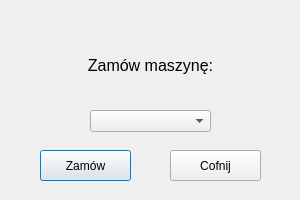
<?xml version="1.0" encoding="UTF-8"?>
<ui version="4.0">
 <class>zamow_m</class>
 <widget class="QDialog" name="zamow_m">
  <property name="geometry">
   <rect>
    <x>0</x>
    <y>0</y>
    <width>300</width>
    <height>200</height>
   </rect>
  </property>
  <property name="windowTitle">
   <string>Dialog</string>
  </property>
  <widget class="QPushButton" name="zamow">
   <property name="geometry">
    <rect>
     <x>40</x>
     <y>150</y>
     <width>91</width>
     <height>31</height>
    </rect>
   </property>
   <property name="text">
    <string>Zamów</string>
   </property>
  </widget>
  <widget class="QPushButton" name="cofnij">
   <property name="geometry">
    <rect>
     <x>170</x>
     <y>150</y>
     <width>91</width>
     <height>31</height>
    </rect>
   </property>
   <property name="text">
    <string>Cofnij</string>
   </property>
  </widget>
  <widget class="QLabel" name="label">
   <property name="geometry">
    <rect>
     <x>50</x>
     <y>30</y>
     <width>201</width>
     <height>71</height>
    </rect>
   </property>
   <property name="font">
    <font>
     <pointsize>12</pointsize>
    </font>
   </property>
   <property name="autoFillBackground">
    <bool>false</bool>
   </property>
   <property name="text">
    <string>&lt;html&gt;&lt;head/&gt;&lt;body&gt;&lt;p&gt;Zamów maszynę:&lt;/p&gt;&lt;/body&gt;&lt;/html&gt;</string>
   </property>
   <property name="alignment">
    <set>Qt::AlignCenter</set>
   </property>
  </widget>
  <widget class="QComboBox" name="maszyna">
   <property name="geometry">
    <rect>
     <x>90</x>
     <y>110</y>
     <width>121</width>
     <height>22</height>
    </rect>
   </property>
  </widget>
 </widget>
 <resources/>
 <connections/>
</ui>
